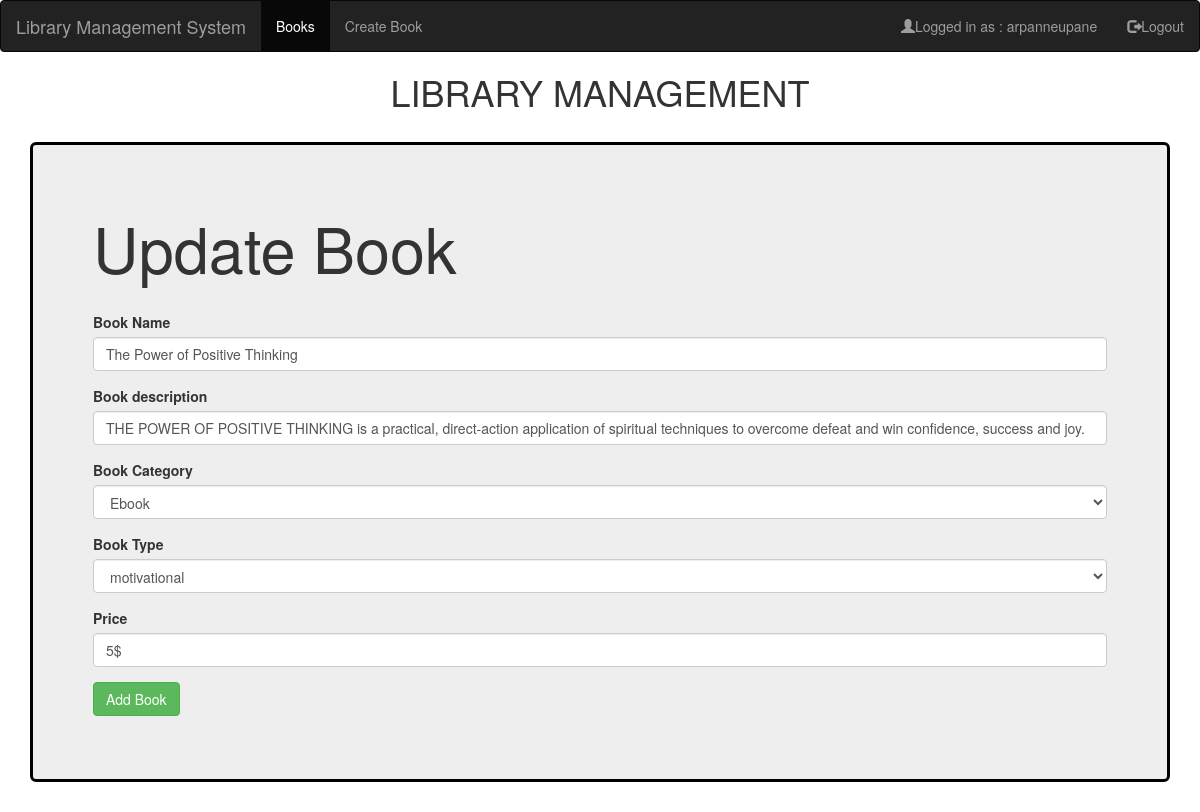
Screenshot of /book/1/update (signed in) with the database file from the repository.
### main.py (models this page shows, shortened)
class User(db.Model, UserMixin):
    id = db.Column(db.Integer, primary_key=True)
    username = db.Column(db.String(15), unique=True)
    email = db.Column(db.String(50), unique=True)
    password = db.Column(db.String(80))

class Book(db.Model):
    id = db.Column(db.Integer, primary_key=True)
    book_name = db.Column(db.String(15), unique=True)
    book_description = db.Column(db.String(25))
    category = db.Column(db.String(20))
    book_type = db.Column(db.String(20), nullable=False)
    price = db.Column(db.String(20), nullable=False)
    date_posted = db.Column(db.DateTime, nullable=False, default=datetime.utcnow)

### main.py (the view, shortened to what this page needs)
@app.route('/book/<int:id>/update', methods=['GET','POST'])
@login_required
def Book_Update(id):
    print("method ", request.method)
    book = Book.query.filter_by(id=id).first()
    form = BookForm(obj=book)
    return render_template('book_update.html', book=book, form=form)

### main.py
class BookForm(FlaskForm):
    book_name = StringField("Book Name", validators=[InputRequired(), Length(max=200)], render_kw={"placeholder": "Title"})
    book_description = TextField("Book description", validators=[Length(max=5000)], render_kw={"placeholder":  "description"})
    category = SelectField("Book Category",choices= [('Ebook', 'Ebook'),('Hardcopy', 'Hardcopy')], validators=[DataRequired()])
    book_type = SelectField("Book Type",choices= [('sports', 'sports'),('educational', 'educational'),('motivational', 'motivational')], validators=[DataRequired()])
    price = StringField("Price", validators=[InputRequired(), Length(max=25)], render_kw={"placeholder": "Price"})
    submit = SubmitField("Add Book")

### main.py (called while the page is built)
@login_manager.user_loader
def load_user(user_id):
    return User.query.get(int(user_id))

### templates/book_update.html (shortened to what this page needs)
{% extends "layout.html" %}
{% block content %}
<br>
<div class="jumbotron jmb">
	<h1>Update Book</h1>
<br>
<form action="" method="post" >
	<div class="form-group">
		{{ form.book_name.label(class="form-control-label") }}
		{% if form.book_name.errors %}
		{{ form.book_name(class="form-control is-invalid") }}
		<div class="invalid-feedback">
			{% for error in form.book_name.errors %}
			<span>{{ error }}</span>
			{% endfor %}
		</div>
		{% else %}
		{{ form.book_name(class="form-control") }}
		{% endif %}
	</div>
	<div class="form-group">
		{{ form.book_description.label(class="form-control-label") }}
		{% if form.book_description.errors %}
		{{ form.book_description(class="form-control is-invalid") }}
		<div class="invalid-feedback">
			{% for error in form.book_description.errors %}
			<span>{{ error }}</span>
			{% endfor %}
		</div>
		{% else %}
		{{ form.book_description(class="form-control") }}
		{% endif %}
	</div>
	<div class="form-group">
		{{ form.category.label(class="form-control-label") }}
		{% if form.category.errors %}
		{{ form.category(class="form-control is-invalid") }}
		<div class="invalid-feedback">
			{% for error in form.category.errors %}
			<span>{{ error }}</span>
			{% endfor %}
		</div>
		{% else %}
		{{ form.category(class="form-control") }}
		{% endif %}
	</div>
	<div class="form-group">
		{{ form.book_type.label(class="form-control-label") }}
		{% if form.book_type.errors %}
		{{ form.book_type(class="form-control is-invalid") }}
		<div class="invalid-feedback">
			{% for error in form.book_type.errors %}
			<span>{{ error }}</span>
			{% endfor %}
		</div>
		{% else %}
		{{ form.book_type(class="form-control") }}
		{% endif %}
	</div>
	<div class="form-group">
		{{ form.price.label(class="form-control-label") }}
		{% if form.price.errors %}
		{{ form.price(class="form-control is-invalid") }}
		<div class="invalid-feedback">
			{% for error in form.price.errors %}
			<span>{{ error }}</span>
			{% endfor %}
		</div>
		{% else %}
		{{ form.price(class="form-control") }}
		{% endif %}
	</div>
	<div class="form-group">
		{{ form.submit(class="btn btn-success") }}
	</div>
</form>
</div>
{% endblock %}

### templates/layout.html (shortened to what this page needs)
<!DOCTYPE html>
<html lang="en">
<head>
  <link rel="stylesheet" href="https://maxcdn.bootstrapcdn.com/bootstrap/3.4.1/css/bootstrap.min.css">
  <link rel="stylesheet" href="https://cdnjs.cloudflare.com/ajax/libs/font-awesome/4.7.0/css/font-awesome.min.css">
</head>
  <nav class="navbar navbar-inverse">
    <div class="container-fluid">
      <div class="navbar-header">
        <a class="navbar-brand" href="{{ url_for('Index') }}">Library Management System</a>
      </div>
      <ul class="nav navbar-nav">
        <li class="active"><a href="{{ url_for('Books_list') }}">Books</a></li>
        {% if current_user.is_authenticated %}
        <li><a href="{{ url_for('CreateBook') }}">Create Book</a></li>
        {% else %}
        <li><a href="{{ url_for('CreateBook') }}" id="createbook">Create Book</a></li>
        {% endif %}
      </ul>
      <ul class="nav navbar-nav navbar-right">
        {% if current_user.is_authenticated %}
        <li><a href="#"><span class="glyphicon glyphicon-user"></span>Logged in as : {{current_user.username}} </a>
        </li>
        <li><a href="{{ url_for('logout') }}"><span class="glyphicon glyphicon-log-out"></span>Logout </a></li>
        {% else %}
        <li><a href="{{ url_for('register') }}"><span class="glyphicon glyphicon-user"></span>Sign Up</a></li>
        <li><a href="{{ url_for('login') }}"><span class="glyphicon glyphicon-log-in"></span> Login</a></li>
        {% endif %}
      </ul>
    </div>
  </nav>
  <div>
    <h1 style="text-align: center">LIBRARY MANAGEMENT</h1>
  </div>
  <div class="container">
      {% block content %}
      {% endblock %}
  </div>
</body>
</html>

### templates/layout.html (style rules this page uses)
.jmb { border: black solid 3px; }

### templates/book_update.html (style rules this page uses)
.jmb { border: black solid 3px; }

### rows the page displays
User: username "arpanneupane"
Book: book_name "The Power of Positive Thinking", book_description "THE POWER OF POSITIVE THINKING is a practical, direct-action application of spiritual techniques to overcome defeat and win confidence, success and joy.", category "Ebook", book_type "motivational", price "5$"
